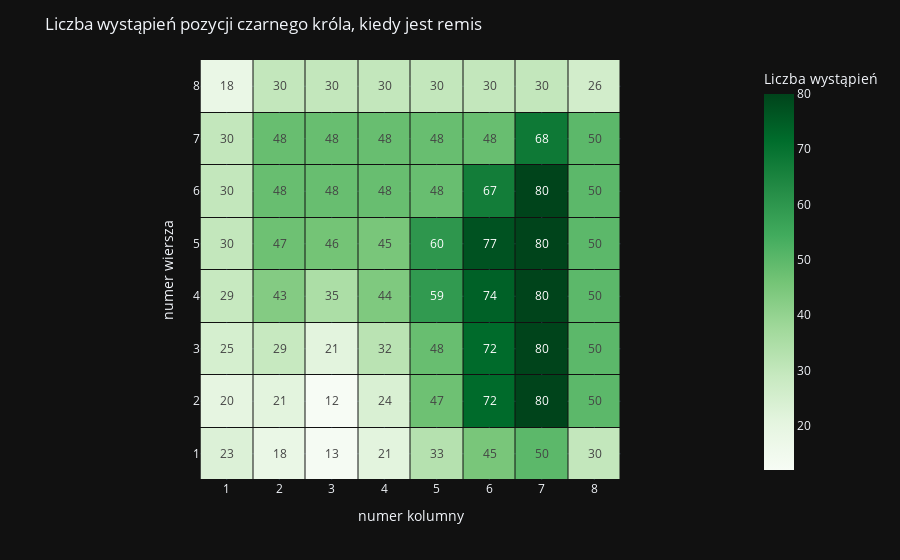

Here is the notebook cell this chart was saved with:
### Markdown cell above
### Zgodnie z powyższą heatmapą widzimy, że gdy król czarny jest matowany, to król czarny najczęściej znajduje się w pierwszej kolumnie i pierwszym wierszu, co odpowiada szachowej pozycji a1

### Code cell
draw_heatmap(df_draw_heatmap, 'Liczba wystąpień pozycji czarnego króla, kiedy jest remis', 'Greens').show()

### Figure 1 — Plotly figure (JSON) as saved in the notebook; plotly's stock layout.template omitted (floating-point values rounded to 4 significant figures)
{"data": [{"coloraxis": "coloraxis", "name": "0", "texttemplate": "%{z}", "x": [1, 2, 3, 4, 5, 6, 7, 8], "y": [1, 2, 3, 4, 5, 6, 7, 8], "z": [[23, 18, 13, 21, 33, 45, 50, 30], [20, 21, 12, 24, 47, 72, 80, 50], [25, 29, 21, 32, 48, 72, 80, 50], [29, 43, 35, 44, 59, 74, 80, 50], [30, 47, 46, 45, 60, 77, 80, 50], [30, 48, 48, 48, 48, 67, 80, 50], [30, 48, 48, 48, 48, 48, 68, 50], [18, 30, 30, 30, 30, 30, 30, 26]], "type": "heatmap", "xaxis": "x", "yaxis": "y", "hovertemplate": "black-king-file-numerous: %{x}<br>black-king-rank: %{y}<br>color: %{z}<extra></extra>", "xgap": 1, "ygap": 1}], "layout": {"xaxis": {"anchor": "y", "domain": [0.0, 1.0], "scaleanchor": "y", "constrain": "domain", "title": {"text": "numer kolumny"}, "dtick": 1}, "yaxis": {"anchor": "x", "domain": [0.0, 1.0], "autorange": true, "constrain": "domain", "title": {"text": "numer wiersza"}, "dtick": 1}, "coloraxis": {"colorscale": [[0.0, "rgb(247,252,245)"], [0.125, "rgb(229,245,224)"], [0.25, "rgb(199,233,192)"], [0.375, "rgb(161,217,155)"], [0.5, "rgb(116,196,118)"], [0.625, "rgb(65,171,93)"], [0.75, "rgb(35,139,69)"], [0.875, "rgb(0,109,44)"], [1.0, "rgb(0,68,27)"]], "colorbar": {"title": {"text": "Liczba wystąpień"}}}, "margin": {"t": 60}, "title": {"text": "Liczba wystąpień pozycji czarnego króla, kiedy jest remis"}}}
